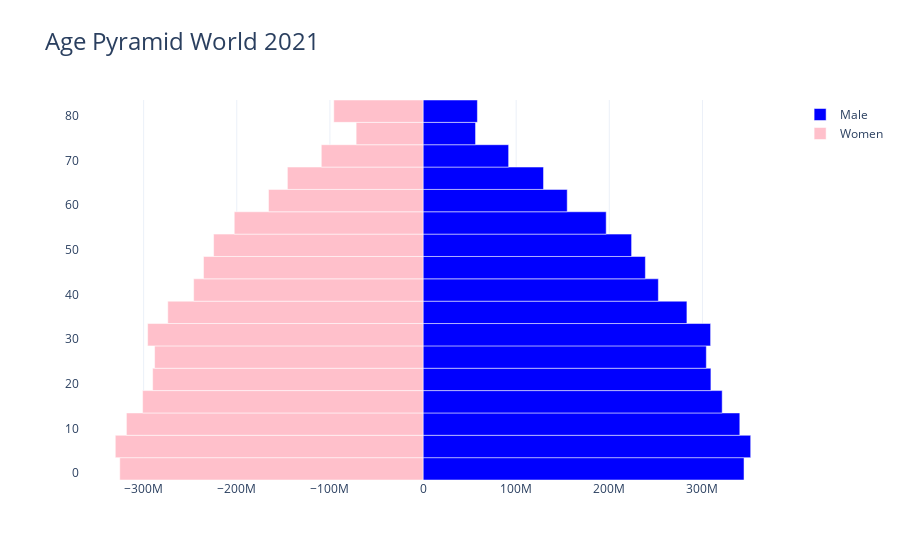

The notebook cell saved with this chart:
### Markdown cell above
# Population Pyramids: Function that takes input a DataFrame with columns providing counts of people by age-sex group and constructs a population pyramid graph for visualizing the data

### Code cell
import pandas as pd
import plotly.graph_objs as go

#creating sample dataframes to run the function
age_ranges = []
for i in range (0, 80, 5):
    age_ranges.append(f'{i:02d}' + f'{i+4:02d}')
age_ranges.append("80UP")
male_variables = {"SP.POP."+age_range+".MA":"Males "+age_range for age_range in age_ranges}
female_variables = {"SP.POP."+age_range+".FE":"Females "+age_range for age_range in age_ranges}
variables = male_variables
variables.update(female_variables)
df = wbdata.get_dataframe(variables,country="KOR")

def population_pyramids (dataframe, year):

    # first sort by age_range for y axis 
    age_ranges = []
    for i in range (0, 80, 5):
        age_ranges.append(f'{i:02d}' + f'{i+4:02d}')
    age_ranges.append("80UP")

    male_variables = {"SP.POP."+age_range+".MA":"Males "+age_range for age_range in age_ranges}
    female_variables = {"SP.POP."+age_range+".FE":"Females "+age_range for age_range in age_ranges}
    variables = male_variables
    variables.update(female_variables)

    df = wbdata.get_dataframe(variables,country="WLD")
    #defined gender bins to contain only the columns of respective gender 
    men_bins = df.loc[str(year),:].filter(regex="Male").values
    women_bins = -df.loc[str(year),:].filter(regex="Female").values
    
    #make figure
    fig = go.Figure()

    #Add traces to the figure for men and women, respectively using the defined gender bins
    fig.add_trace(go.Bar(
                x = men_bins,
                y=[int(s[:2])+1 for s in age_ranges],
                name = 'Male', 
                orientation = 'h',
                marker = dict(color = 'blue'),
                hoverinfo = 'skip'))

    fig.add_trace(go.Bar(x = women_bins,
                        y=[int(s[:2])+1 for s in age_ranges],
                        orientation='h',
                        name='Women',
                        marker=dict(color='pink'),
                        hoverinfo='skip'
                       ))
    #cleaned up the figure to make it viewer-friendly
    fig.update_layout(
    template = 'plotly_white',
    title = 'Age Pyramid World ' + str(2021),
    title_font_size = 24,
    barmode = 'relative',
    bargap = 0.0,
    bargroupgap = 0
    )
                            
    return fig.show()
population_pyramids (df, 2021)

### Figure 1 — Plotly figure (JSON) as saved in the notebook; plotly's stock layout.template omitted (floating-point values rounded to 4 significant figures)
{"data": [{"hoverinfo": "skip", "marker": {"color": "blue"}, "name": "Male", "orientation": "h", "type": "bar", "x": [344643567, 351815642, 340127510, 321205285, 309089111, 304176144, 308761907, 283333759, 252669739, 238741442, 223938746, 196659730, 154821632, 129367388, 91915550, 56378726, 58365852], "y": [1, 6, 11, 16, 21, 26, 31, 36, 41, 46, 51, 56, 61, 66, 71, 76, 81]}, {"hoverinfo": "skip", "marker": {"color": "pink"}, "name": "Women", "orientation": "h", "type": "bar", "x": [-325636360, -330424805, -318486285, -301109951, -290341211, -288233852, -295698770, -274073927, -246322646, -235735141, -224887219, -202698140, -165947139, -145653384, -109240658, -71823192, -95836945], "y": [1, 6, 11, 16, 21, 26, 31, 36, 41, 46, 51, 56, 61, 66, 71, 76, 81]}], "layout": {"bargap": 0, "bargroupgap": 0, "barmode": "relative", "title": {"font": {"size": 24}, "text": "Age Pyramid World 2021"}}}
